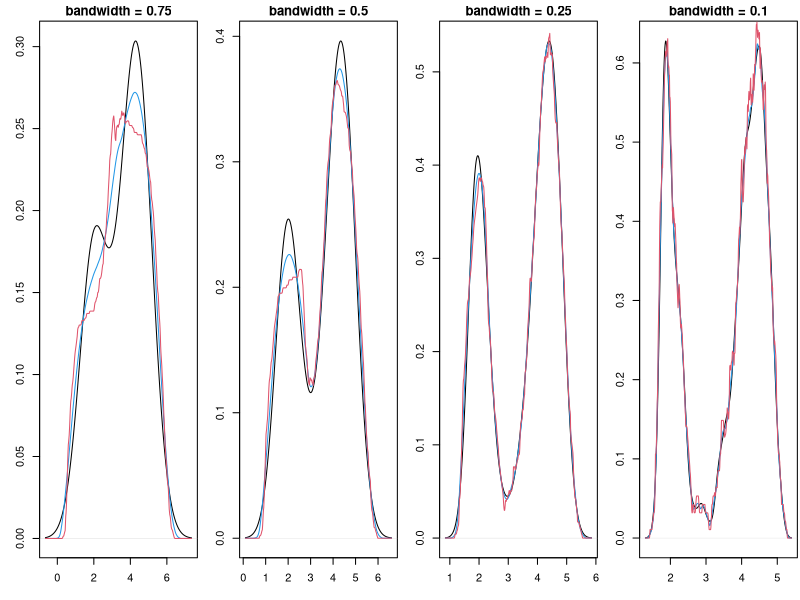
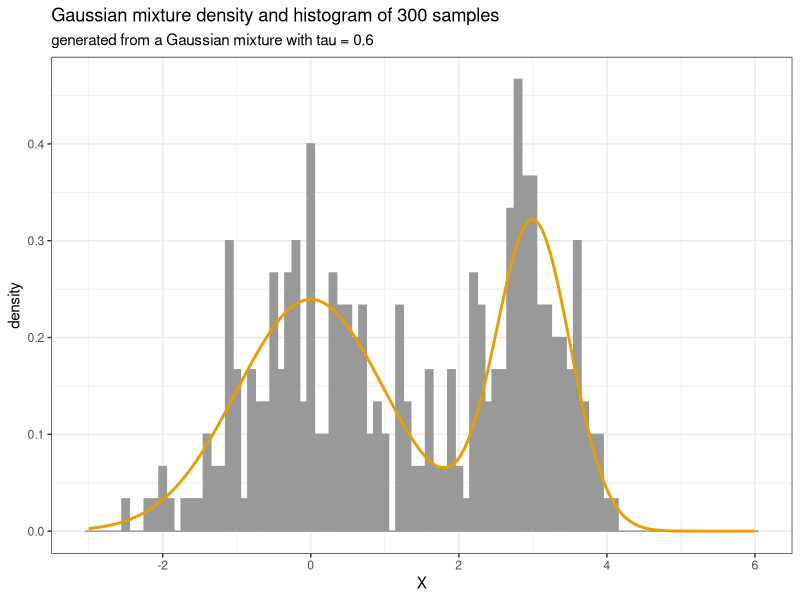

Generate these figures, in order, with R:
## ---- chunk 1
#| fig-cap: "Impact of the bandwidth on KDE, where the Gaussian kernel is in black, the Epanechnikov kernel in blue and the rectangular kernel in red."
plot_kdes <- function(bw){
  plot(density(faithful$eruptions, kernel="gaussian", bw=bw),
       main=paste("bandwidth = ",bw,sep=""), xlab="time [min]")
  lines(density(faithful$eruptions, kernel="epanechnikov", bw=bw), col=4)
  lines(density(faithful$eruptions, kernel="rectangular", bw=bw), col=2)
}
par(mfrow=c(1,4), mar = c(3.2, 3, 1.6, 0.2))
plot_kdes(0.75); plot_kdes(0.5); plot_kdes(0.25); plot_kdes(0.1)
## ---- chunk 2
#| code-fold: show

# random generation for a mixture of two normal distributions
rmixnorm <- function(N, mu1, mu2, sigma1, sigma2, tau){
  ind <- I(runif(N) > tau)
  X <- rep(0,N)
  X[ind] <- rnorm(sum(ind), mu1, sigma1)
  X[!ind] <- rnorm(sum(!ind), mu2, sigma2)
  return(X)
}

# density evaluation for a mixture of two normal distributions
dmixnorm <- function(x, mu1, mu2, sigma1, sigma2, tau){
  y <- (1-tau)*dnorm(x,mu1,sigma1) + tau*dnorm(x,mu2,sigma2)
  return(y)
}
## ---- chunk 3
library(ggplot2)

N <- 300
mu1 <- 3
mu2 <- 0
sigma1 <- 0.5
sigma2 <- 1
tau <- 0.6

X <- rmixnorm(N, mu1, mu2, sigma1, sigma2, tau)
x <- seq(-3, 6, by = 0.01)
fx <- dmixnorm(x, mu1, mu2, sigma1, sigma2, tau)

ggplot() +
    theme_bw() +
    aes(X, after_stat(density)) +
    geom_histogram(colour = "#999999", fill = "#999999", binwidth = 0.1) + 
    geom_line(aes(x, fx), colour = "#E69F00", linewidth = 1) + 
    labs(
    title = "Gaussian mixture density and histogram of 300 samples",
    subtitle = "generated from a Gaussian mixture with tau = 0.6")    
